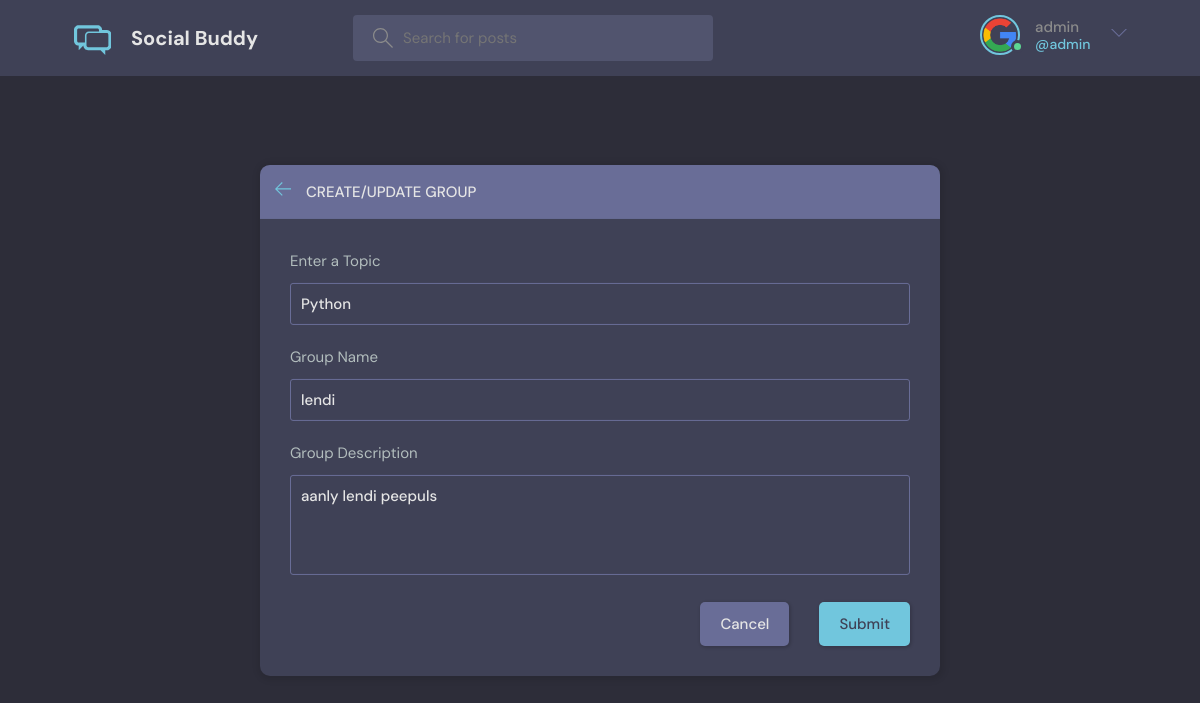
Page /update-room/22/ (signed in) on the earlier database version.
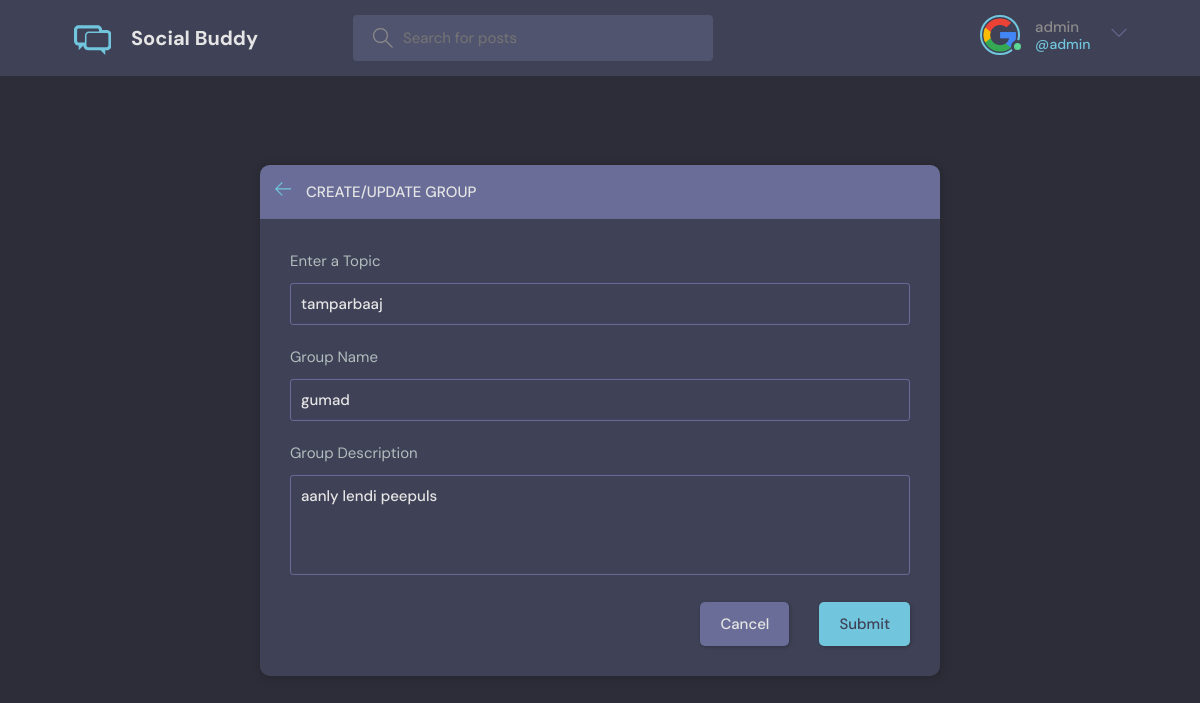
Same page on the later database version.
### base/models.py (models this page shows, shortened)
class Room(models.Model):
    host = models.ForeignKey(User, on_delete=models.SET_NULL, null=True)
    topic = models.ForeignKey(Topic, on_delete=models.SET_NULL, null=True)
    name = models.CharField(max_length=200)
    description = models.TextField(null=True, blank=True)
    participants = models.ManyToManyField(
        User, related_name='participants', blank=True)
    updated = models.DateTimeField(auto_now=True)
    created = models.DateTimeField(auto_now_add=True)
    class Meta:
        ordering = ['-updated', '-created']

class Topic(models.Model):
    name = models.CharField(max_length=200)

### base/views.py (the view, shortened to what this page needs)
# urls.py: path('update-room/<str:pk>/', views.updateRoom, name="update-room"),
@login_required(login_url='login')
def updateRoom(request, pk):
    room = Room.objects.get(id=pk)
    form = RoomForm(instance=room)
    topics = Topic.objects.all()
    if request.user != room.host:
        return HttpResponse('Your are not allowed here!!')
    context = {'form': form, 'topics': topics, 'room': room}
    return render(request, 'base/room_form.html', context)

### base/forms.py
class RoomForm(ModelForm):
    class Meta:
        model = Room
        fields = '__all__'
        exclude = ['host', 'participants']

### base/templates/base/room_form.html (shortened to what this page needs)
{% extends 'main.html' %}
{% block content %}
<main class="create-room layout">
  <div class="container">
    <div class="layout__box">
      <div class="layout__boxHeader">
        <div class="layout__boxTitle">
          <a href="{{request.META.HTTP_REFERER}}">
            <svg version="1.1" xmlns="http://www.w3.org/2000/svg" width="32" height="32" viewBox="0 0 32 32">
              <title>arrow-left</title>
              <path
                d="M13.723 2.286l-13.723 13.714 13.719 13.714 1.616-1.611-10.96-10.96h27.625v-2.286h-27.625l10.965-10.965-1.616-1.607z">
              </path>
            </svg>
          </a>
          <h3>Create/Update Group</h3>
        </div>
      </div>
      <div class="layout__body">
        <form class="form" action="" method="POST">
          <div class="form__group">
            <label for="room_topic">Enter a Topic</label>
            <input required type="text" value="{{room.topic.name}}" name="topic" list="topic-list" />
          </div>
          <div class="form__group">
            <label for="room_name">Group Name</label>
            {{form.name}}
          </div>
          <div class="form__group">
            <label for="room_description">Group Description</label>
            {{form.description}}
          </div>
          <div class="form__action">
            <a class="btn btn--dark" href="index.html">Cancel</a>
            <button class="btn btn--main" type="submit">Submit</button>
          </div>
        </form>
      </div>
    </div>
  </div>
</main>
{% endblock content %}

Differences in the rows shown:
changed Room "aanly lendi peepuls": topic "Python" → "tamparbaaj"; name "lendi" → "gumad"
